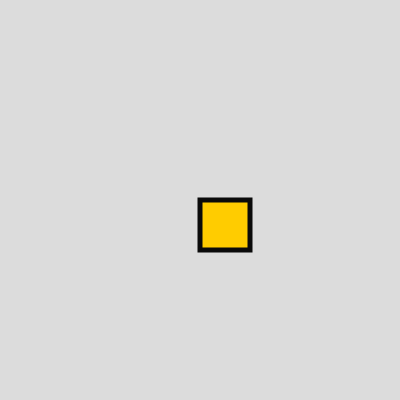
Frame 1 (no input)
Frame 60 (no input): identical to frame 1, image omitted
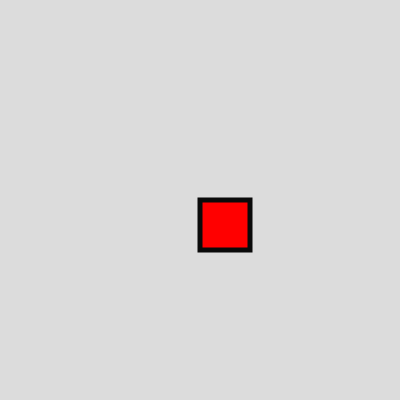
Frame 120 (the mouse pressed at the canvas centre since frame 60)

The p5.js sketch that drew these frames (run headless with seeded random() and noise() and a simulated clock; from frame 60 on, the mouse is pressed at the canvas centre):

// p5.js sketch
// ── sketch.js
function setup() {
  createCanvas(400, 400);
}

function draw() {
  background(220);

  if (mouseIsPressed) {
    fill(255, 0, 0);
  } else {
    fill(255,204,0);
  } 

  stroke(10);
  strokeWeight(5);

rect(200, 200, 50, 50);

}
